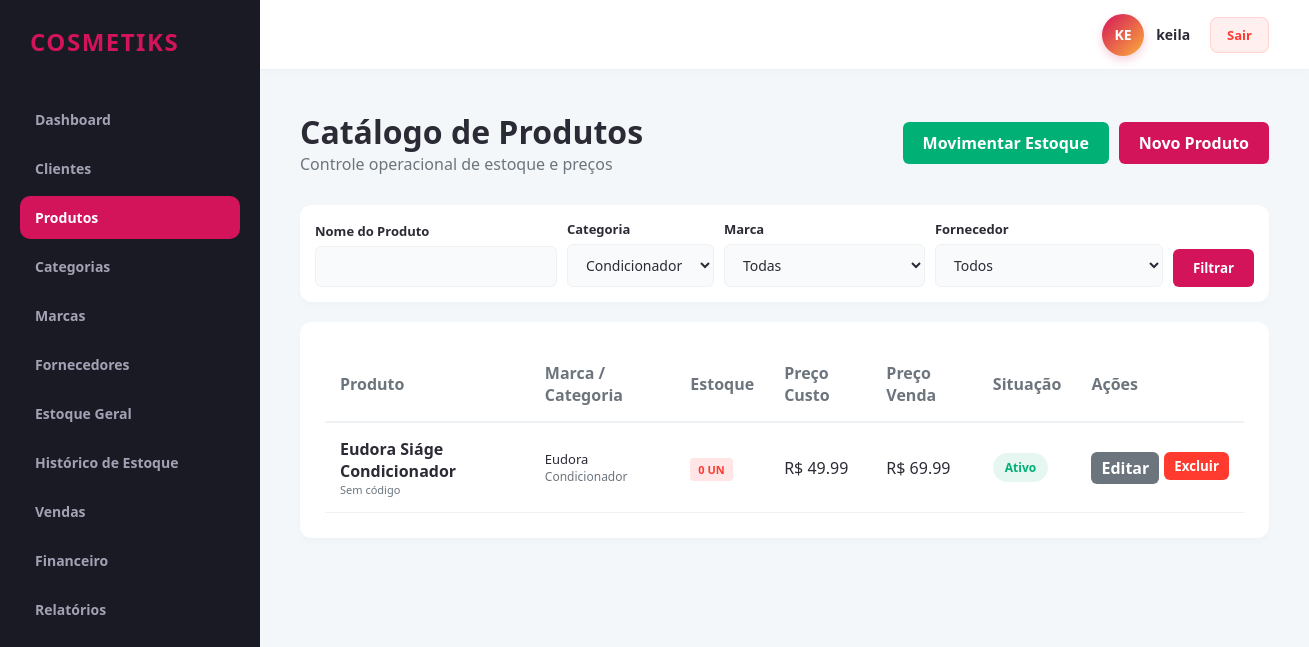
Before: /produtos/?categoria_id=4 (signed in) with the older database file.
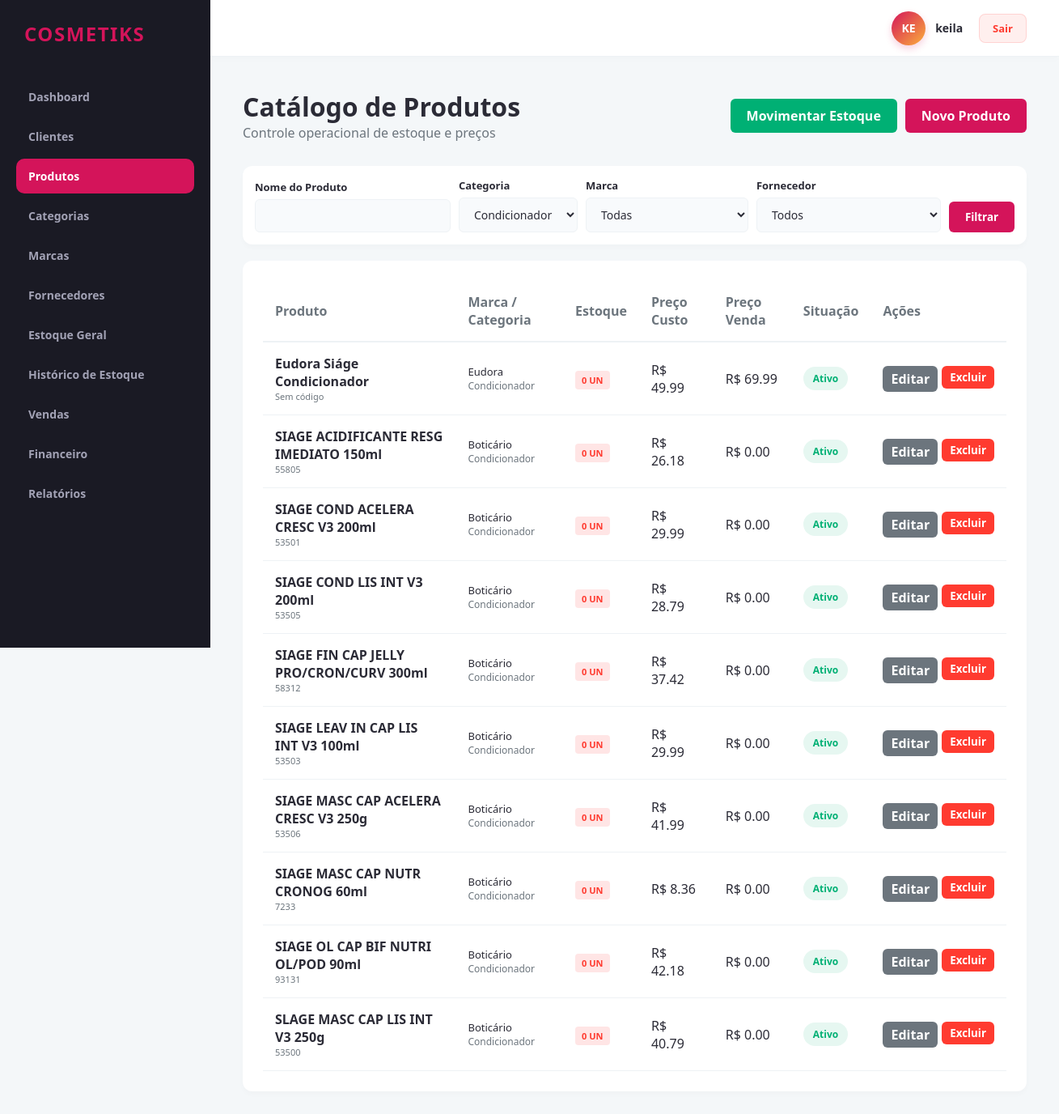
After: the same page with the newer database file.
### app/models/produto.py (models this page shows)
class Produto(db.Model):
    __tablename__ = 'produtos'
    id = db.Column(db.Integer, primary_key=True)
    revendedor_id = db.Column(db.Integer, db.ForeignKey('revendedores.id'), nullable=False)
    categoria_id = db.Column(db.Integer, db.ForeignKey('categorias.id'), nullable=False)
    marca_id = db.Column(db.Integer, db.ForeignKey('marcas.id'), nullable=False)
    fornecedor_id = db.Column(db.Integer, db.ForeignKey('fornecedores.id'), nullable=False)
    nome = db.Column(db.String(150), nullable=False)
    codigo_barras = db.Column(db.String(50), nullable=True)
    descricao = db.Column(db.Text, nullable=True)
    quantidade_estoque = db.Column(db.Integer, default=0, nullable=False)
    estoque_minimo = db.Column(db.Integer, default=0, nullable=False)
    preco_custo = db.Column(db.Numeric(10, 2), nullable=False)
    preco_venda = db.Column(db.Numeric(10, 2), nullable=False)
    data_compra = db.Column(db.Date, nullable=True)
    situacao = db.Column(db.String(20), default='Ativo')
    movimentacoes_estoque = db.relationship('Estoque', backref='produto', lazy=True)

### app/models/marca.py (models this page shows)
class Marca(db.Model):
    __tablename__ = 'marcas'
    id = db.Column(db.Integer, primary_key=True)
    revendedor_id = db.Column(db.Integer, db.ForeignKey('revendedores.id'), nullable=False)
    nome = db.Column(db.String(100), nullable=False)
    descricao = db.Column(db.Text, nullable=True)
    produtos = db.relationship('Produto', backref='marca', lazy=True)

### app/models/categoria.py (models this page shows)
class Categoria(db.Model):
    __tablename__ = 'categorias'
    id = db.Column(db.Integer, primary_key=True)
    revendedor_id = db.Column(db.Integer, db.ForeignKey('revendedores.id'), nullable=False)
    nome = db.Column(db.String(100), nullable=False)
    descricao = db.Column(db.Text, nullable=True)
    produtos = db.relationship('Produto', backref='categoria', lazy=True)

### app/controllers/produto_controller.py (the view)
@produto_bp.route('/')
@revendedor_required
def index():
    revendedor_id = session.get('revendedor_id')
    nome = request.args.get('nome')
    categoria_id = request.args.get('categoria_id')
    marca_id = request.args.get('marca_id')
    fornecedor_id = request.args.get('fornecedor_id')
    lista = produto_service.buscar_com_filtros(revendedor_id, nome, categoria_id, marca_id, fornecedor_id)
    categorias = categoria_service.listar_todas(revendedor_id)
    marcas = marca_service.listar_todas(revendedor_id)
    fornecedores = fornecedor_service.listar_todos(revendedor_id)
    return render_template('produtos/index.html', produtos=lista, categorias=categorias, marcas=marcas, fornecedores=fornecedores)

### app/controllers/produto_controller.py (called while the page is built)
def revendedor_required(f):
    @wraps(f)
    def decorated_function(*args, **kwargs):
        if not session.get('usuario_logado') or session.get('is_admin'):
            flash('Acesso restrito a revendedores autenticados.', 'danger')
            return redirect(url_for('auth.login'))
        return f(*args, **kwargs)
    return decorated_function

### app/repositories/categoria_repository.py (called while the page is built)
    def get_todas_ordenadas(self, revendedor_id):
        return self.model.query.filter_by(revendedor_id=revendedor_id).order_by(self.model.nome.asc()).all()

### app/repositories/fornecedor_repository.py (called while the page is built)
    def get_todos_ordenados(self, revendedor_id):
        return self.model.query.filter_by(revendedor_id=revendedor_id).order_by(self.model.nome.asc()).all()

### app/repositories/marca_repository.py (called while the page is built)
    def get_todas_ordenadas(self, revendedor_id):
        return self.model.query.filter_by(revendedor_id=revendedor_id).order_by(self.model.nome.asc()).all()

### app/repositories/produto_repository.py (called while the page is built)
    def buscar_com_filtros(self, revendedor_id, nome=None, categoria_id=None, marca_id=None, fornecedor_id=None):
        query = self.model.query.filter_by(revendedor_id=revendedor_id)
        if nome:
            query = query.filter(self.model.nome.ilike(f'%{nome}%'))
        if categoria_id:
            query = query.filter_by(categoria_id=categoria_id)
        if marca_id:
            query = query.filter_by(marca_id=marca_id)
        if fornecedor_id:
            query = query.filter_by(fornecedor_id=fornecedor_id)
        return query.order_by(self.model.nome.asc()).all()

### app/services/categoria_service.py (called while the page is built)
    def listar_todas(self, revendedor_id):
        return self.categoria_repo.get_todas_ordenadas(revendedor_id)

### app/services/fornecedor_service.py (called while the page is built)
    def listar_todos(self, revendedor_id):
        return self.fornecedor_repo.get_todos_ordenados(revendedor_id)

### app/services/marca_service.py (called while the page is built)
    def listar_todas(self, revendedor_id):
        return self.marca_repo.get_todas_ordenadas(revendedor_id)

### app/services/produto_service.py (called while the page is built)
    def buscar_com_filtros(self, revendedor_id, nome=None, categoria_id=None, marca_id=None, fornecedor_id=None):
        return self.produto_repo.buscar_com_filtros(revendedor_id, nome, categoria_id, marca_id, fornecedor_id)

### app/templates/produtos/index.html (shortened to what this page needs)
{% extends 'base.html' %}
{% block content %}
<div class="header-panel">
    <div>
        <h1>Catálogo de Produtos</h1>
        <p style="color: var(--text-muted);">Controle operacional de estoque e preços</p>
    </div>
    <div style="display: flex; gap: 10px;">
        <a href="{{ url_for('estoque.movimentar') }}" class="btn btn-success">Movimentar Estoque</a>
        <a href="{{ url_for('produto.novo') }}" class="btn btn-primary">Novo Produto</a>
    </div>
</div>
<div class="data-table-container" style="margin-bottom: 20px; padding: 15px;">
    <form method="GET" action="{{ url_for('produto.index') }}" style="display: grid; grid-template-columns: 2fr 1fr 1fr 1fr auto; gap: 10px; align-items: end;">
        <div class="form-group">
            <label class="form-label">Nome do Produto</label>
            <input type="text" name="nome" class="form-control" value="{{ request.args.get('nome', '') }}">
        </div>
        <div class="form-group">
            <label class="form-label">Categoria</label>
            <select name="categoria_id" class="form-control">
                {% for cat in categorias %}
                <option value="{{ cat.id }}" {% if request.args.get('categoria_id') == cat.id|string %}selected{% endif %}>{{ cat.nome }}</option>
                {% endfor %}
            </select>
        </div>
        <div class="form-group">
            <label class="form-label">Marca</label>
            <select name="marca_id" class="form-control">
                <option value="">Todas</option>
            </select>
        </div>
        <div class="form-group">
            <label class="form-label">Fornecedor</label>
            <select name="fornecedor_id" class="form-control">
                <option value="">Todos</option>
            </select>
        </div>
        <button type="submit" class="btn btn-primary">Filtrar</button>
    </form>
</div>
<div class="data-table-container">
    <table class="data-table">
        <thead>
            <tr>
                <th>Produto</th>
                <th>Marca / Categoria</th>
                <th>Estoque</th>
                <th>Preço Custo</th>
                <th>Preço Venda</th>
                <th>Situação</th>
                <th>Ações</th>
            </tr>
        </thead>
        <tbody>
            {% for p in produtos %}
            <tr>
                <td>
                    <strong>{{ p.nome }}</strong>
                    <div style="font-size: 11px; color: var(--text-muted);">{{ p.codigo_barras or 'Sem código' }}</div>
                </td>
                <td>
                    <div style="font-size: 13px;">{{ p.marca.nome }}</div>
                    <div style="font-size: 12px; color: var(--text-muted);">{{ p.categoria.nome }}</div>
                </td>
                <td>
                    <span class="badge-stock {% if p.quantidade_estoque <= p.estoque_minimo %}critical{% else %}normal{% endif %}">
                        {{ p.quantidade_estoque }} un
                    </span>
                </td>
                <td>R$ {{ "%.2f"|format(p.preco_custo) }}</td>
                <td>R$ {{ "%.2f"|format(p.preco_venda) }}</td>
                <td><span class="badge-status {{ p.situacao|lower }}">{{ p.situacao }}</span></td>
                <td>
                    <div style="display: flex; gap: 5px;">
                        <a href="{{ url_for('produto.editar', id_produto=p.id) }}" class="btn btn-primary" style="padding: 5px 10px; background: #6c757d;">Editar</a>
                        <form action="{{ url_for('produto.excluir', id_produto=p.id) }}" method="POST" onsubmit="return confirm('Deseja remover este produto?')">
                            <button type="submit" class="btn btn-danger" style="padding: 5px 10px;">Excluir</button>
                        </form>
                    </div>
                </td>
            </tr>
            {% endfor %}
        </tbody>
    </table>
</div>
{% endblock %}

### app/templates/base.html (shortened to what this page needs)
<!DOCTYPE html>
<html lang="pt-BR">
<head>
    <link rel="stylesheet" href="{{ url_for('static', filename='css/main.css') }}">
    <link rel="stylesheet" href="{{ url_for('static', filename='css/components.css') }}">
    <link rel="stylesheet" href="{{ url_for('static', filename='css/dashboard.css') }}">
</head>
<body>
    <div class="sidebar">
        <div class="brand">
            <span>{{ saas_name }}</span>
        </div>
        {% if session.get('is_admin') %}
            <a href="{{ url_for('admin.listar_revendedores') }}" class="menu-item">Revendedores</a>
            <a href="{{ url_for('admin.trilha_auditoria') }}" class="menu-item">Auditoria</a>
        {% else %}
            <a href="{{ url_for('dashboard.index') }}" class="menu-item">Dashboard</a>
            <a href="{{ url_for('cliente.index') }}" class="menu-item">Clientes</a>
            <a href="{{ url_for('produto.index') }}" class="menu-item">Produtos</a>
            <a href="{{ url_for('categoria.index') }}" class="menu-item">Categorias</a>
            <a href="{{ url_for('marca.index') }}" class="menu-item">Marcas</a>
            <a href="{{ url_for('fornecedor.index') }}" class="menu-item">Fornecedores</a>
            <a href="{{ url_for('estoque.geral') }}" class="menu-item">Estoque Geral</a>
            <a href="{{ url_for('estoque.historico') }}" class="menu-item">Histórico de Estoque</a>
            <a href="{{ url_for('venda.index') }}" class="menu-item">Vendas</a>
            <a href="{{ url_for('financeiro.contas_receber') }}" class="menu-item">Financeiro</a>
            <a href="{{ url_for('relatorio.index') }}" class="menu-item">Relatórios</a>
        {% endif %}
    </div>
    <div class="topbar">
        <div class="topbar-user-zone">
            <div class="user-profile-meta">
                {% set username_raw = session.get('usuario_logado', 'US') %}
                <div class="user-avatar-circle">
                    {{ username_raw[:2]|upper }}
                </div>
                <span class="user-display-name">{{ username_raw }}</span>
            </div>
            <a href="{{ url_for('auth.logout') }}" class="btn-logout-topbar">Sair</a>
        </div>
    </div>
    <div class="main-content">
        {% block content %}{% endblock %}
    </div>
</body>
</html>

### app/static/css/main.css (style rules this page uses)
:root { --primary-color: #d4145a; --secondary-color: #fbb03b; --dark-bg: #1a1a24; --card-bg: #ffffff; --text-main: #2b2b36; --text-muted: #6c757d; --border-color: #eef2f5; --success: #00b074; --danger: #ff3b30; --warning: #ffcc00; }
* { margin: 0; padding: 0; box-sizing: border-box; font-family: 'Segoe UI', Tahoma, Geneva, Verdana, sans-serif; }
body { background-color: #f4f7f9; color: var(--text-main); display: flex; min-height: 100vh; }
.sidebar { width: 260px; background-color: var(--dark-bg); color: #ffffff; display: flex; flex-direction: column; padding: 25px 20px; position: fixed; height: 100vh; z-index: 100; }
.sidebar .brand { font-size: 24px; font-weight: 800; text-transform: uppercase; letter-spacing: 1.5px; color: var(--primary-color); margin-bottom: 40px; display: flex; align-items: center; gap: 10px; padding-left: 10px; }
.sidebar .menu-item { padding: 12px 15px; color: #a2a2b5; text-decoration: none; border-radius: 10px; margin-bottom: 6px; transition: all 0.2s ease; display: flex; align-items: center; font-weight: 600; font-size: 14px; }
.sidebar .menu-item:hover, .sidebar .menu-item.active { background-color: rgba(212, 20, 90, 0.1); color: var(--primary-color); }
.sidebar .menu-item.active { background-color: var(--primary-color); color: #ffffff; }
.topbar { position: fixed; top: 0; left: 260px; right: 0; height: 70px; background-color: #ffffff; border-bottom: 1px solid var(--border-color); display: flex; align-items: center; justify-content: flex-end; padding: 0 40px; z-index: 90; box-shadow: 0 2px 10px rgba(0,0,0,0.02); }
.topbar-user-zone { display: flex; align-items: center; gap: 20px; }
.user-profile-meta { display: flex; align-items: center; gap: 12px; }
.user-avatar-circle { width: 42px; height: 42px; border-radius: 50%; background: linear-gradient(135deg, var(--primary-color) 0%, var(--secondary-color) 100%); color: #ffffff; font-weight: 700; font-size: 14px; display: flex; align-items: center; justify-content: center; text-transform: uppercase; box-shadow: 0 4px 10px rgba(214, 20, 90, 0.2); }
.user-display-name { font-weight: 700; color: var(--text-main); font-size: 14px; }
.btn-logout-topbar { padding: 8px 16px; border-radius: 8px; background-color: rgba(255, 59, 48, 0.08); color: #ff3b30; text-decoration: none; font-size: 13px; font-weight: 700; transition: all 0.2s ease; border: 1px solid rgba(255, 59, 48, 0.15); }
.main-content { margin-left: 260px; flex: 1; padding: 110px 40px 40px 40px; }
.header-panel { display: flex; justify-content: space-between; align-items: center; margin-bottom: 30px; }
.data-table-container { background: var(--card-bg); border-radius: 12px; padding: 25px; box-shadow: 0 4px 6px rgba(0,0,0,0.02); overflow-x: auto; }
.data-table { width: 100%; border-collapse: collapse; text-align: left; }
.data-table th { padding: 15px; border-bottom: 2px solid var(--border-color); color: var(--text-muted); font-weight: 600; }
.data-table td { padding: 15px; border-bottom: 1px solid var(--border-color); }
.btn { padding: 10px 20px; border-radius: 6px; border: none; font-weight: 600; cursor: pointer; transition: background 0.2s; text-decoration: none; display: inline-block; }
.btn-primary { background: var(--primary-color); color: #fff; }
.btn-success { background: var(--success); color: #fff; }
.btn-danger { background: var(--danger); color: #fff; }

### app/static/css/components.css (style rules this page uses)
.form-group { display: flex; flex-direction: column; gap: 6px; }
.form-label { font-size: 13px; font-weight: 600; color: var(--text-main); }
.form-control { padding: 10px 14px; border: 1px solid #eef2f5; border-radius: 6px; background-color: #f8fafc; font-size: 14px; color: var(--text-main); transition: all 0.2s; }
.badge-status { padding: 6px 12px; border-radius: 20px; font-size: 12px; font-weight: 600; display: inline-block; }
.badge-status.ativo { background-color: #e6f7f1; color: var(--success); }

### app/static/css/dashboard.css (style rules this page uses)
.badge-stock { padding: 4px 8px; border-radius: 4px; font-size: 11px; font-weight: 700; text-transform: uppercase; }
.badge-stock.critical { background-color: #ffe5e5; color: #ff3b30; }

Changed rows visible on the page:
added Produto: nome "SIAGE ACIDIFICANTE RESG IMEDIATO 150ml", codigo_barras "55805", marca.nome "Boticário", categoria.nome "Condicionador", quantidade_estoque "0", preco_custo "26.18", preco_venda "0.00", situacao "Ativo"
added Produto: nome "SIAGE COND ACELERA CRESC V3 200ml", codigo_barras "53501", marca.nome "Boticário", categoria.nome "Condicionador", quantidade_estoque "0", preco_custo "29.99", preco_venda "0.00", situacao "Ativo"
added Produto: nome "SIAGE COND LIS INT V3 200ml", codigo_barras "53505", marca.nome "Boticário", categoria.nome "Condicionador", quantidade_estoque "0", preco_custo "28.79", preco_venda "0.00", situacao "Ativo"
added Produto: nome "SIAGE FIN CAP JELLY PRO/CRON/CURV 300ml", codigo_barras "58312", marca.nome "Boticário", categoria.nome "Condicionador", quantidade_estoque "0", preco_custo "37.42", preco_venda "0.00", situacao "Ativo"
added Produto: nome "SIAGE LEAV IN CAP LIS INT V3 100ml", codigo_barras "53503", marca.nome "Boticário", categoria.nome "Condicionador", quantidade_estoque "0", preco_custo "29.99", preco_venda "0.00", situacao "Ativo"
added Produto: nome "SIAGE MASC CAP ACELERA CRESC V3 250g", codigo_barras "53506", marca.nome "Boticário", categoria.nome "Condicionador", quantidade_estoque "0", preco_custo "41.99", preco_venda "0.00", situacao "Ativo"
added Produto: nome "SIAGE MASC CAP NUTR CRONOG 60ml", codigo_barras "7233", marca.nome "Boticário", categoria.nome "Condicionador", quantidade_estoque "0", preco_custo "8.36", preco_venda "0.00", situacao "Ativo"
added Produto: nome "SIAGE OL CAP BIF NUTRI OL/POD 90ml", codigo_barras "93131", marca.nome "Boticário", categoria.nome "Condicionador", quantidade_estoque "0", preco_custo "42.18", preco_venda "0.00", situacao "Ativo"
added Produto: nome "SLAGE MASC CAP LIS INT V3 250g", codigo_barras "53500", marca.nome "Boticário", categoria.nome "Condicionador", quantidade_estoque "0", preco_custo "40.79", preco_venda "0.00", situacao "Ativo"
